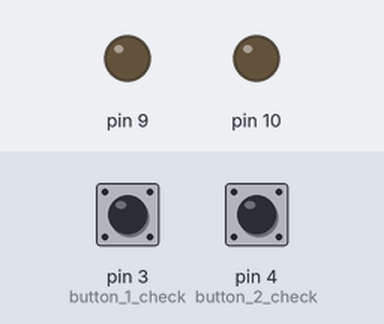
This sketch was run on a simulated Arduino Uno, built with avr-gcc and run on an emulated ATmega328P. On the bench: output pins drawn as LEDs (lit = HIGH). Inputs (shaded band) come from the test bench; at power-on: pin 3 (button_1_check) LOW, pin 4 (button_2_check) LOW.

Above: at 1.2 s.
1.3 s: pin 3 (button_1_check) pulled HIGH for 3.2 s
At 5.2 s:
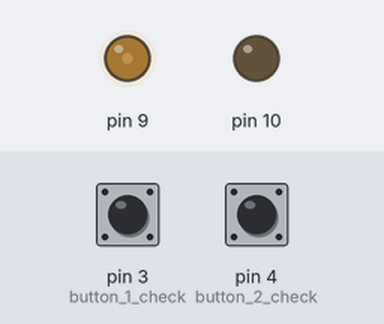
6.0 s: pin 4 (button_2_check) pulled HIGH for 1 s
At 6.99 s:
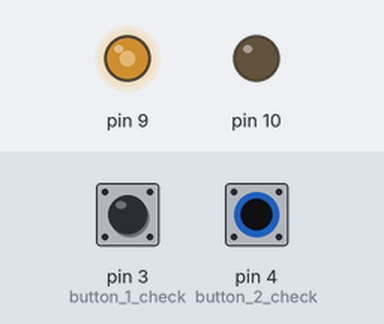
At 7.89 s:
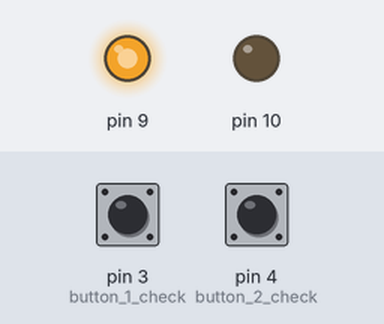
9.8 s: pin 4 (button_2_check) pulled HIGH for 3.2 s
At 13.71 s:
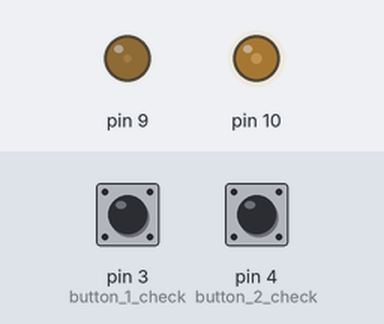
14.5 s: pin 3 (button_1_check) pulled HIGH for 0.15 s
17.5 s: pin 3 (button_1_check) pulled HIGH for 1 s
20.5 s: pin 3 (button_1_check) pulled HIGH for 3.2 s
Timing chart, 0 to 27.3 s (numbered marks = the images above; inputs shaded):
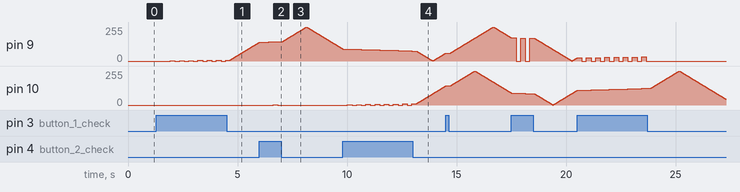

Measured:
- after the input at 1.3 s, pin 9: 0/255 → 1/255 after 0.64 s, → 0/255 0.21 s later, → 2/255 0.21 s later, → 0/255 0.21 s later, … (146 changes in this stretch)
- after the input at 6.0 s, pin 10: 0/255 → 1/255 after 0.63 s, → 0/255 0.21 s later
- after the input at 9.8 s, pin 10: 0/255 → 2/255 after 0.22 s, → 0/255 0.21 s later, → 3/255 0.21 s later, → 0/255 0.21 s later, … (148 changes in this stretch)

The sketch:

_08_pwm_led.ino
```cpp
bool btn_1_current = LOW;
bool btn_1_last = LOW;
bool btn_2_current = LOW;
bool btn_2_last = LOW;

bool flag_1 = false; //led1 state
bool flag_2 = false; //led2 state

bool i_flag = false; //led1 bright change check
bool j_flag = false; //led2 bright change check

int i=0,j=0; //pwm value
bool debounce(bool last,int pin)
{
  bool current = digitalRead(pin);
  if(last!=current){
    delay(200);
    current=digitalRead(pin); //because noise
  }
  return current;
}

void setup() {
  // put your setup code here, to run once:
  pinMode(3,INPUT); //button 1 check
  pinMode(4,INPUT); //button 2 check
}

void loop() {
  // put your main code here, to run repeatedly:
  btn_1_current=debounce(btn_1_last,3);
  btn_2_current=debounce(btn_2_last,4);

  delay(10);

  if(btn_1_last==LOW&&btn_1_current==HIGH){
    flag_1 = !flag_1;
  }

  if(btn_2_last==LOW&&btn_2_current==HIGH){
    flag_2 = !flag_2;
  }

  if(flag_1 == true){
    analogWrite(9,i%256);
    if(i == 0 || i == 255){
      i_flag = !i_flag;
    }
    if(i_flag)
      i++;
    else
      i--;
  }else{
    analogWrite(9,0);
  }

  if(flag_2 == true){
    analogWrite(10,j%256);
    if(j == 0 || j == 255){
      j_flag = !j_flag;
    }
    if(j_flag)
      j++;
    else
      j--;
  }else{
    analogWrite(10,0);
  }

}
```
